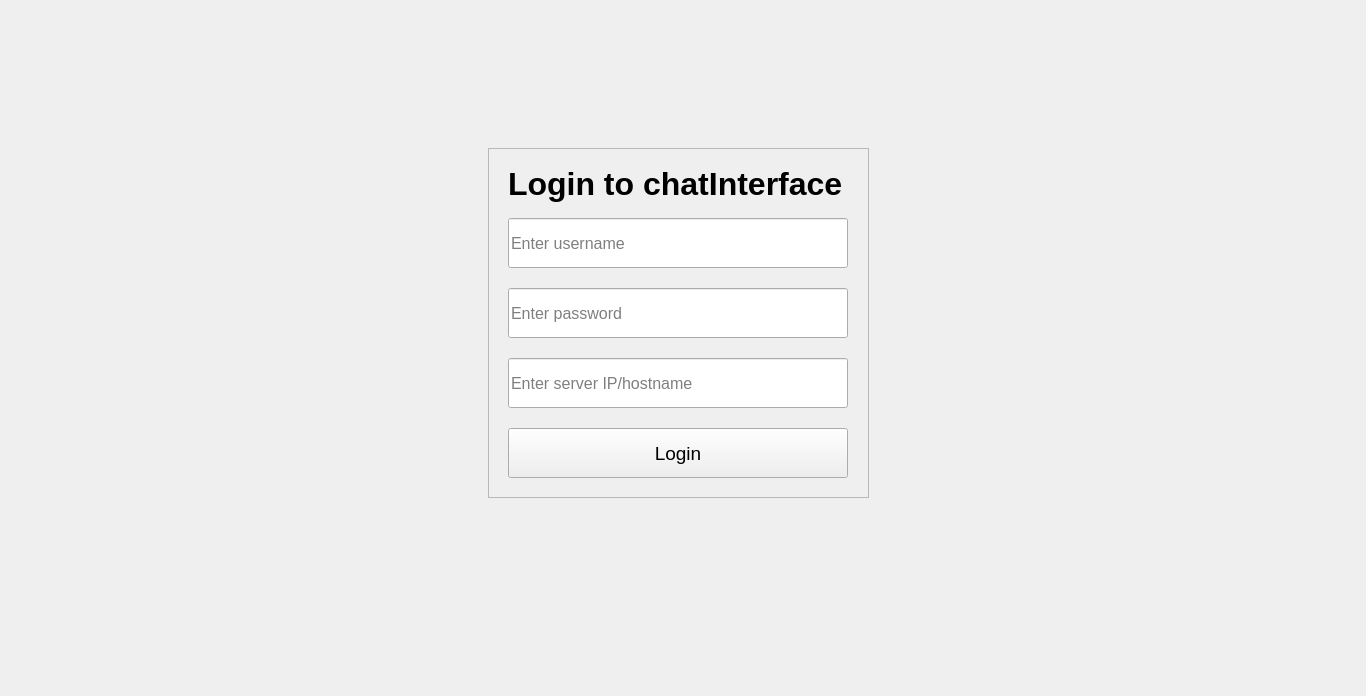
<?xml version="1.0" encoding="UTF-8"?>
<ui version="4.0">
 <class>MainWindow</class>
 <widget class="QMainWindow" name="MainWindow">
  <property name="geometry">
   <rect>
    <x>0</x>
    <y>0</y>
    <width>1366</width>
    <height>696</height>
   </rect>
  </property>
  <property name="windowTitle">
   <string>chatInterface</string>
  </property>
  <widget class="QWidget" name="centralwidget">
   <layout class="QVBoxLayout" name="verticalLayout">
    <item>
     <widget class="QStackedWidget" name="mainStackedWidget">
      <property name="currentIndex">
       <number>0</number>
      </property>
      <widget class="QWidget" name="loginPage">
       <layout class="QGridLayout" name="gridLayout_2">
        <item row="1" column="0">
         <widget class="QWidget" name="loginPage_widget" native="true">
          <widget class="QFrame" name="loginPage_frame">
           <property name="geometry">
            <rect>
             <x>470</x>
             <y>130</y>
             <width>381</width>
             <height>350</height>
            </rect>
           </property>
           <property name="frameShape">
            <enum>QFrame::Shape::StyledPanel</enum>
           </property>
           <property name="frameShadow">
            <enum>QFrame::Shadow::Raised</enum>
           </property>
           <widget class="QLineEdit" name="loginPage_usernameInput">
            <property name="geometry">
             <rect>
              <x>20</x>
              <y>70</y>
              <width>340</width>
              <height>50</height>
             </rect>
            </property>
            <property name="font">
             <font>
              <pointsize>12</pointsize>
             </font>
            </property>
            <property name="maxLength">
             <number>20</number>
            </property>
            <property name="alignment">
             <set>Qt::AlignmentFlag::AlignLeading|Qt::AlignmentFlag::AlignLeft|Qt::AlignmentFlag::AlignVCenter</set>
            </property>
            <property name="placeholderText">
             <string>Enter username</string>
            </property>
           </widget>
           <widget class="QLabel" name="loginPage_label">
            <property name="geometry">
             <rect>
              <x>20</x>
              <y>10</y>
              <width>341</width>
              <height>51</height>
             </rect>
            </property>
            <property name="font">
             <font>
              <family>Ubuntu</family>
              <pointsize>24</pointsize>
              <bold>true</bold>
             </font>
            </property>
            <property name="text">
             <string>Login to chatInterface</string>
            </property>
           </widget>
           <widget class="QLineEdit" name="loginPage_passwordInput">
            <property name="geometry">
             <rect>
              <x>20</x>
              <y>140</y>
              <width>340</width>
              <height>50</height>
             </rect>
            </property>
            <property name="font">
             <font>
              <pointsize>12</pointsize>
             </font>
            </property>
            <property name="maxLength">
             <number>32767</number>
            </property>
            <property name="echoMode">
             <enum>QLineEdit::EchoMode::Password</enum>
            </property>
            <property name="alignment">
             <set>Qt::AlignmentFlag::AlignLeading|Qt::AlignmentFlag::AlignLeft|Qt::AlignmentFlag::AlignVCenter</set>
            </property>
            <property name="placeholderText">
             <string>Enter password</string>
            </property>
           </widget>
           <widget class="QLineEdit" name="loginPage_serverHostInput">
            <property name="geometry">
             <rect>
              <x>20</x>
              <y>210</y>
              <width>340</width>
              <height>50</height>
             </rect>
            </property>
            <property name="font">
             <font>
              <pointsize>12</pointsize>
             </font>
            </property>
            <property name="text">
             <string/>
            </property>
            <property name="alignment">
             <set>Qt::AlignmentFlag::AlignLeading|Qt::AlignmentFlag::AlignLeft|Qt::AlignmentFlag::AlignVCenter</set>
            </property>
            <property name="placeholderText">
             <string>Enter server IP/hostname</string>
            </property>
           </widget>
           <widget class="QPushButton" name="loginPage_loginButton">
            <property name="geometry">
             <rect>
              <x>20</x>
              <y>280</y>
              <width>340</width>
              <height>50</height>
             </rect>
            </property>
            <property name="font">
             <font>
              <pointsize>14</pointsize>
             </font>
            </property>
            <property name="text">
             <string>Login</string>
            </property>
           </widget>
          </widget>
         </widget>
        </item>
       </layout>
      </widget>
      <widget class="QWidget" name="savedLoginsPage">
       <layout class="QVBoxLayout" name="verticalLayout_2">
        <item>
         <widget class="QWidget" name="savedLogins_widget" native="true">
          <widget class="QWidget" name="widget" native="true">
           <property name="geometry">
            <rect>
             <x>620</x>
             <y>250</y>
             <width>120</width>
             <height>80</height>
            </rect>
           </property>
          </widget>
          <widget class="QFrame" name="savedLogins_frame">
           <property name="geometry">
            <rect>
             <x>470</x>
             <y>100</y>
             <width>381</width>
             <height>441</height>
            </rect>
           </property>
           <property name="frameShape">
            <enum>QFrame::Shape::StyledPanel</enum>
           </property>
           <property name="frameShadow">
            <enum>QFrame::Shadow::Raised</enum>
           </property>
           <widget class="QLabel" name="savedLogins_label">
            <property name="geometry">
             <rect>
              <x>20</x>
              <y>10</y>
              <width>341</width>
              <height>51</height>
             </rect>
            </property>
            <property name="font">
             <font>
              <family>Ubuntu</family>
              <pointsize>16</pointsize>
              <bold>false</bold>
             </font>
            </property>
            <property name="text">
             <string>Choose a saved login below:</string>
            </property>
            <property name="alignment">
             <set>Qt::AlignmentFlag::AlignCenter</set>
            </property>
            <property name="wordWrap">
             <bool>true</bool>
            </property>
           </widget>
           <widget class="QPushButton" name="savedLogins_loginButton">
            <property name="geometry">
             <rect>
              <x>20</x>
              <y>380</y>
              <width>340</width>
              <height>50</height>
             </rect>
            </property>
            <property name="font">
             <font>
              <pointsize>14</pointsize>
             </font>
            </property>
            <property name="text">
             <string>Use this login</string>
            </property>
           </widget>
           <widget class="QScrollArea" name="savedLogins_scrollArea">
            <property name="geometry">
             <rect>
              <x>20</x>
              <y>60</y>
              <width>340</width>
              <height>300</height>
             </rect>
            </property>
            <property name="widgetResizable">
             <bool>true</bool>
            </property>
            <widget class="QWidget" name="savedLoginsScrollAreaWidget">
             <property name="geometry">
              <rect>
               <x>0</x>
               <y>0</y>
               <width>338</width>
               <height>298</height>
              </rect>
             </property>
            </widget>
           </widget>
          </widget>
         </widget>
        </item>
       </layout>
      </widget>
      <widget class="QWidget" name="chatPage">
       <layout class="QGridLayout" name="gridLayout">
        <item row="0" column="0">
         <widget class="QWidget" name="chatPage_widget" native="true">
          <widget class="QFrame" name="chatPage_messageFrame">
           <property name="geometry">
            <rect>
             <x>270</x>
             <y>10</y>
             <width>1051</width>
             <height>580</height>
            </rect>
           </property>
           <property name="frameShape">
            <enum>QFrame::Shape::StyledPanel</enum>
           </property>
           <property name="frameShadow">
            <enum>QFrame::Shadow::Raised</enum>
           </property>
           <widget class="QFrame" name="chatPage_recipientFrame">
            <property name="geometry">
             <rect>
              <x>10</x>
              <y>20</y>
              <width>1030</width>
              <height>40</height>
             </rect>
            </property>
            <property name="frameShape">
             <enum>QFrame::Shape::StyledPanel</enum>
            </property>
            <property name="frameShadow">
             <enum>QFrame::Shadow::Raised</enum>
            </property>
            <widget class="QLabel" name="chatPage_recipientName">
             <property name="geometry">
              <rect>
               <x>10</x>
               <y>9</y>
               <width>181</width>
               <height>20</height>
              </rect>
             </property>
             <property name="font">
              <font>
               <pointsize>14</pointsize>
              </font>
             </property>
             <property name="text">
              <string>{recipient username}</string>
             </property>
            </widget>
           </widget>
           <widget class="QScrollArea" name="chatPage_contentScrollArea">
            <property name="geometry">
             <rect>
              <x>10</x>
              <y>70</y>
              <width>1031</width>
              <height>501</height>
             </rect>
            </property>
            <property name="widgetResizable">
             <bool>true</bool>
            </property>
            <widget class="QWidget" name="contentScrollAreaWidget">
             <property name="geometry">
              <rect>
               <x>0</x>
               <y>0</y>
               <width>1029</width>
               <height>499</height>
              </rect>
             </property>
            </widget>
           </widget>
          </widget>
          <widget class="QFrame" name="chatPage_userFrame">
           <property name="geometry">
            <rect>
             <x>10</x>
             <y>10</y>
             <width>250</width>
             <height>60</height>
            </rect>
           </property>
           <property name="frameShape">
            <enum>QFrame::Shape::StyledPanel</enum>
           </property>
           <property name="frameShadow">
            <enum>QFrame::Shadow::Raised</enum>
           </property>
           <widget class="QPushButton" name="chatPage_menuButton">
            <property name="geometry">
             <rect>
              <x>10</x>
              <y>20</y>
              <width>50</width>
              <height>23</height>
             </rect>
            </property>
            <property name="text">
             <string>Menu</string>
            </property>
           </widget>
           <widget class="QLabel" name="chatPage_usernameLabel">
            <property name="geometry">
             <rect>
              <x>70</x>
              <y>22</y>
              <width>171</width>
              <height>21</height>
             </rect>
            </property>
            <property name="font">
             <font>
              <pointsize>11</pointsize>
              <bold>true</bold>
             </font>
            </property>
            <property name="cursor">
             <cursorShape>IBeamCursor</cursorShape>
            </property>
            <property name="text">
             <string>{current username}</string>
            </property>
            <property name="textInteractionFlags">
             <set>Qt::TextInteractionFlag::TextBrowserInteraction</set>
            </property>
           </widget>
          </widget>
          <widget class="QFrame" name="chatPage_inputFrame">
           <property name="geometry">
            <rect>
             <x>270</x>
             <y>600</y>
             <width>1050</width>
             <height>50</height>
            </rect>
           </property>
           <property name="frameShape">
            <enum>QFrame::Shape::StyledPanel</enum>
           </property>
           <property name="frameShadow">
            <enum>QFrame::Shadow::Raised</enum>
           </property>
           <widget class="QPlainTextEdit" name="chatPage_messageInput">
            <property name="geometry">
             <rect>
              <x>10</x>
              <y>10</y>
              <width>920</width>
              <height>30</height>
             </rect>
            </property>
           </widget>
           <widget class="QPushButton" name="chatPage_sendButton">
            <property name="geometry">
             <rect>
              <x>940</x>
              <y>10</y>
              <width>100</width>
              <height>30</height>
             </rect>
            </property>
            <property name="text">
             <string>Send Message</string>
            </property>
           </widget>
          </widget>
          <widget class="QScrollArea" name="chatPage_usersScrollArea">
           <property name="geometry">
            <rect>
             <x>10</x>
             <y>130</y>
             <width>250</width>
             <height>520</height>
            </rect>
           </property>
           <property name="horizontalScrollBarPolicy">
            <enum>Qt::ScrollBarPolicy::ScrollBarAlwaysOff</enum>
           </property>
           <property name="widgetResizable">
            <bool>true</bool>
           </property>
           <widget class="QWidget" name="usersScrollAreaWidget">
            <property name="geometry">
             <rect>
              <x>0</x>
              <y>0</y>
              <width>248</width>
              <height>518</height>
             </rect>
            </property>
           </widget>
          </widget>
          <widget class="QFrame" name="chatPage_composeMessageFrame">
           <property name="geometry">
            <rect>
             <x>10</x>
             <y>80</y>
             <width>250</width>
             <height>40</height>
            </rect>
           </property>
           <property name="frameShape">
            <enum>QFrame::Shape::StyledPanel</enum>
           </property>
           <property name="frameShadow">
            <enum>QFrame::Shadow::Raised</enum>
           </property>
           <widget class="QPushButton" name="chatPage_composeMessageButton">
            <property name="geometry">
             <rect>
              <x>10</x>
              <y>10</y>
              <width>230</width>
              <height>23</height>
             </rect>
            </property>
            <property name="text">
             <string>Compose new message</string>
            </property>
           </widget>
          </widget>
         </widget>
        </item>
       </layout>
      </widget>
     </widget>
    </item>
   </layout>
  </widget>
 </widget>
 <resources/>
 <connections/>
</ui>
